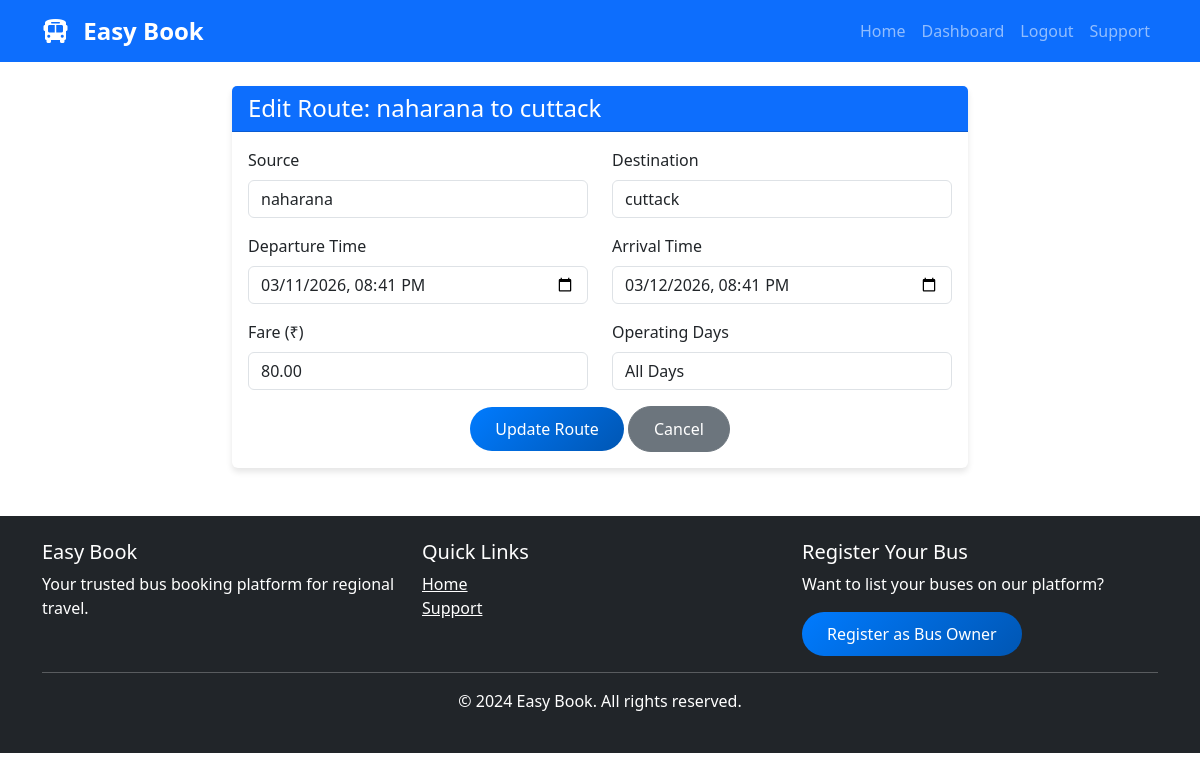
Page /bus-owner/edit-route/2/ (signed in) on the committed database.
### easybook/apps/bus_owners/models.py (models this page shows, shortened)
class Route(models.Model):
    bus = models.ForeignKey(Bus, on_delete=models.CASCADE, related_name='routes')
    source = models.CharField(max_length=100)
    destination = models.CharField(max_length=100)
    departure_time = models.DateTimeField()
    arrival_time = models.DateTimeField()
    duration = models.CharField(max_length=50, help_text="e.g., 5 hours 30 mins", blank=True)
    fare = models.DecimalField(max_digits=10, decimal_places=2)
    available_seats = models.IntegerField()
    operating_days = models.CharField(max_length=100, help_text="Mon,Tue,Wed,Thu,Fri,Sat,Sun", default="All Days")

### easybook/apps/bus_owners/views.py (the view, shortened to what this page needs)
# urls.py: path('edit-route/<int:route_id>/', views.edit_route, name='edit_route'),
@login_required
def edit_route(request, route_id):
    if request.user.user_type != 'bus_owner':
        messages.error(request, 'Access denied. Bus owner only.')
        return redirect('home')
    route = get_object_or_404(Route, id=route_id, bus__owner=request.user)
    return render(request, 'bus_owner/edit_route.html', {'route': route})

### templates/bus_owner/edit_route.html (shortened to what this page needs)
{% extends 'base.html' %}
{% block content %}
<div class="container mt-4">
    <div class="row">
        <div class="col-md-8 offset-md-2">
            <div class="card">
                <div class="card-header bg-primary text-white">
                    <h4 class="mb-0">Edit Route: {{ route.source }} to {{ route.destination }}</h4>
                </div>
                <div class="card-body">
                    <form method="POST">
                        <div class="row">
                            <div class="col-md-6 mb-3">
                                <label for="source" class="form-label">Source</label>
                                <input type="text" class="form-control" id="source" name="source" value="{{ route.source }}" required>
                            </div>
                            <div class="col-md-6 mb-3">
                                <label for="destination" class="form-label">Destination</label>
                                <input type="text" class="form-control" id="destination" name="destination" value="{{ route.destination }}" required>
                            </div>
                        </div>
                        <div class="row">
                            <div class="col-md-6 mb-3">
                                <label for="departure_time" class="form-label">Departure Time</label>
                                <input type="datetime-local" class="form-control" id="departure_time" name="departure_time" value="{{ route.departure_time|date:'Y-m-d\\TH:i' }}" required>
                            </div>
                            <div class="col-md-6 mb-3">
                                <label for="arrival_time" class="form-label">Arrival Time</label>
                                <input type="datetime-local" class="form-control" id="arrival_time" name="arrival_time" value="{{ route.arrival_time|date:'Y-m-d\\TH:i' }}" required>
                            </div>
                        </div>
                        <div class="row">
                            <div class="col-md-6 mb-3">
                                <label for="fare" class="form-label">Fare (₹)</label>
                                <input type="number" class="form-control" id="fare" name="fare" value="{{ route.fare }}" min="1" step="0.01" required>
                            </div>
                            <div class="col-md-6 mb-3">
                                <label for="operating_days" class="form-label">Operating Days</label>
                                <input type="text" class="form-control" id="operating_days" name="operating_days" value="{{ route.operating_days }}" placeholder="Mon,Tue,Wed,Thu,Fri,Sat,Sun">
                            </div>
                        </div>
                        <div class="text-center">
                            <button type="submit" class="btn btn-primary">Update Route</button>
                            <a href="{% url 'manage_routes' route.bus.id %}" class="btn btn-secondary">Cancel</a>
                        </div>
                    </form>
                </div>
            </div>
        </div>
    </div>
</div>
{% endblock %}

### static/css/style.css (style rules this page uses)
:root { --primary-color: #007bff; --secondary-color: #6c757d; }
body { font-family: 'Segoe UI', Tahoma, Geneva, Verdana, sans-serif; min-height: 100vh; display: flex; flex-direction: column; }
.card { border: none; box-shadow: 0 4px 6px rgba(0,0,0,.1); transition: transform 0.3s ease; }
.btn { border-radius: 25px; padding: 10px 25px; }
.btn-primary { background: linear-gradient(135deg, #007bff, #0056b3); border: none; }

### rows in the picture
Route: source "naharana", destination "cuttack", departure_time "03/11/2026 20:41", arrival_time "03/12/2026 20:41", fare "80.00", operating_days "All Days"
